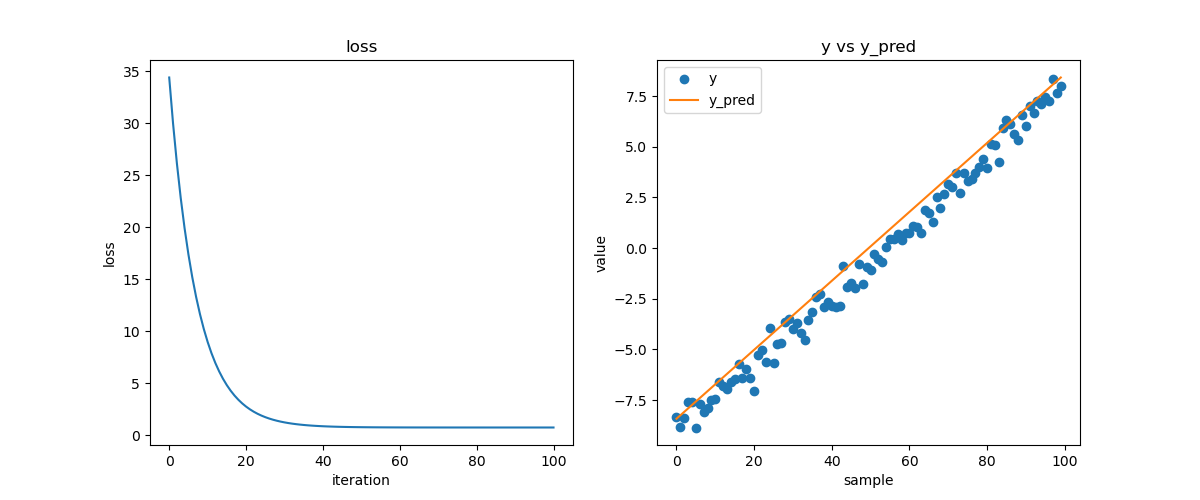

Recreate this plot in Python.
import numpy as np
from modules.loss import MSELoss

from modules.linear import Linear


np.random.seed(0)
X = np.linspace(-10, 10, 100)
X = X.reshape(-1, 1)

y = 0.85 * X - 0.72

e = np.random.normal(loc=0, scale=0.5, size=X.shape)

y += e

y = y.reshape(-1, 1)

# Instanciation du module Linear et de la fonction de coût MSELoss
linear = Linear(1, 1, bias=False)
loss_fn = MSELoss()

losses = []
# Boucle d'apprentissage
for i in range(101):
    # Forward pass
    y_pred = linear.forward(X)
    loss = loss_fn.forward(y, y_pred)

    # Backward pass
    delta = loss_fn.backward(y, y_pred)
    linear.backward_update_gradient(X, delta)

    # Mise à jour des paramètres
    linear.update_parameters()
    linear.zero_grad()

    # Affichage de la perte
    if i % 10 == 0:
        print(f"Étape {i}, perte : {loss.mean()}")
    losses.append((i, loss.mean()))


# plot the results and the loss
import matplotlib.pyplot as plt

plt.figure(figsize=(12, 5))
plt.subplot(1, 2, 1)
plt.plot([x[0] for x in losses], [x[1] for x in losses], "-")
plt.xlabel("iteration")
plt.ylabel("loss")
plt.title("loss")
plt.subplot(1, 2, 2)
y_pred = linear.forward(X)
plt.plot(y, "o", label="y")
plt.plot(y_pred, "-", label="y_pred")
plt.legend()
plt.xlabel("sample")
plt.ylabel("value")
plt.title("y vs y_pred")
plt.savefig("test_linear.png")
